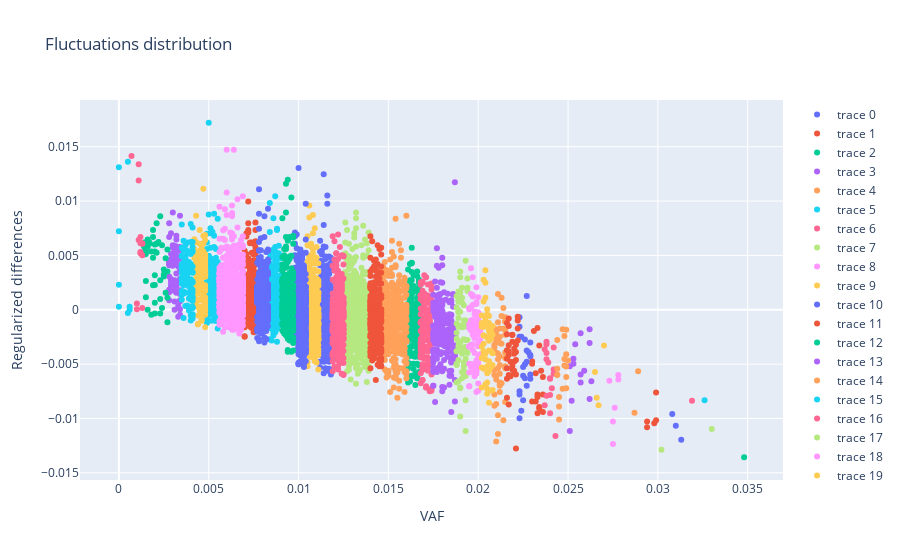

Write notebook code for a chart like this one.
### Code cell
melt_lbc['bin'] = pd.cut(melt_lbc['AF'], 50)

fig = go.Figure()
for bin in melt_lbc.bin.unique():
    fig.add_trace(go.Scatter(x=melt_lbc[melt_lbc['bin']==bin].AF,
                             y=melt_lbc[melt_lbc['bin']==bin].regularized_gradient,
                             mode='markers'))

fig.update_layout(title='Fluctuations distribution')
fig.update_xaxes(title='VAF')
fig.update_yaxes(title='Regularized differences')
fig.show()
fig.write_image('Results/Figures/Filtering_and_Fitting/Gradient_distribution.png',width=1200,height=600)
